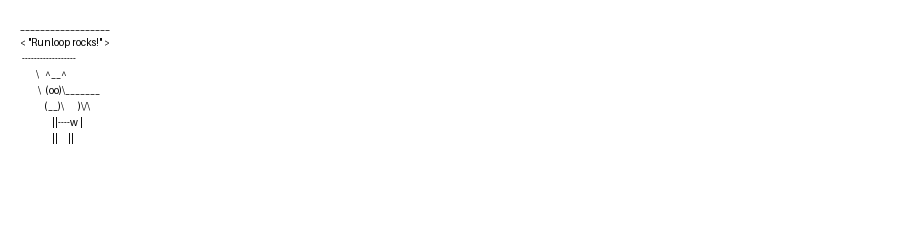

Python code for this plot:
import json, os
from pathlib import Path
from dotenv import load_dotenv

from runloop_api_client import Runloop
from PIL import Image, ImageDraw, ImageFont

ANSWERS_PATH = Path("answers.json")
PNG_PATH = Path("blueprint.png")

REQUIRED_KEYS = {
    "api-key": "",
    "devbox-name": "",
    "devbox-id": "",
    "snapshot-id": "",
    "blueprint-name": "",
    "blueprint-id": "",
    "devbox-from-blueprint-id": "",
    "devbox-from-blueprint-name": "",
    "ext-scenario-run-id": "",
}

def read_answers():
    if ANSWERS_PATH.exists():
        return json.loads(ANSWERS_PATH.read_text())
    return dict(REQUIRED_KEYS)

def write_answers(d):
    # make sure all required keys are present (grader depends on this)
    for k, v in REQUIRED_KEYS.items():
        d.setdefault(k, v)
    ANSWERS_PATH.write_text(json.dumps(d, indent=2))

def text_to_png(text: str, out_path: Path, width=900, padding=20):
    lines = (text or "").splitlines() or ["(no output)"]
    font = ImageFont.load_default()
    line_h = font.getbbox("Ag")[3] + 4
    height = padding*2 + max(200, line_h*len(lines))
    img = Image.new("RGB", (width, height), "white")
    draw = ImageDraw.Draw(img)
    y = padding
    for line in lines:
        draw.text((padding, y), line, font=font, fill="black")
        y += line_h
    img.save(out_path)

def create_cowsay_blueprint(client: Runloop, name: str):
    dockerfile = r"""
FROM ubuntu:22.04
ENV DEBIAN_FRONTEND=noninteractive
RUN apt-get update -y && \
    apt-get install -y --no-install-recommends cowsay && \
    rm -rf /var/lib/apt/lists/*
WORKDIR /workspace
"""
    return client.blueprints.create_and_await_build_complete(
        name=name,
        dockerfile=dockerfile
    )

def run_cowsay_and_save_png(client: Runloop, devbox_id: str, out_path: Path):
    # Try PATH, then explicit Ubuntu path, else print message
    cmd = (
        r"sh -lc '"
        r"(command -v cowsay >/dev/null 2>&1 && cowsay \"Runloop rocks!\") || "
        r"([ -x /usr/games/cowsay ] && /usr/games/cowsay \"Runloop rocks!\") || "
        r"echo \"cowsay not installed or not on PATH\"'"
    )
    res = client.devboxes.execute_sync(id=devbox_id, command=cmd)
    text = (getattr(res, "stdout", None) or getattr(res, "stderr", None) or "").strip() or "(no output)"
    text_to_png(text, out_path)

def main():
    load_dotenv()
    client = Runloop()

    answers = read_answers()

    # 1) Create blueprint with cowsay
    bp_name = f"{os.environ.get('EMAIL')}-cowsay-blueprint"
    print(f"[2] Building blueprint '{bp_name}' (Dockerfile)…")
    try:
        blueprint = create_cowsay_blueprint(client, bp_name)

        print("[2] Blueprint built:", blueprint.id)
        answers["blueprint-name"] = bp_name
        answers["blueprint-id"] = blueprint.id
        write_answers(answers)

        # 2) Boot a devbox from the blueprint
        bp_devbox_name = f"{os.environ.get('EMAIL')}-from-blueprint"
        print("[2] Booting devbox from blueprint…")
        devbox = client.devboxes.create_and_await_running(
            name=bp_devbox_name,
            blueprint_id=blueprint.id,  # field name per SDK
        )
        print("[2] Devbox from blueprint:", devbox.id)
        answers["devbox-from-blueprint-id"] = devbox.id
        answers["devbox-from-blueprint-name"] = getattr(devbox, "name", bp_devbox_name)
        write_answers(answers)

        # 3) Prove cowsay and save blueprint.png
        print("[2] Running cowsay and saving blueprint.png…")
        run_cowsay_and_save_png(client, devbox.id, PNG_PATH)
        print(f"✅ Saved {PNG_PATH}")
    except Exception as e:
        print(f"Error: {e}")

if __name__ == "__main__":
    main()